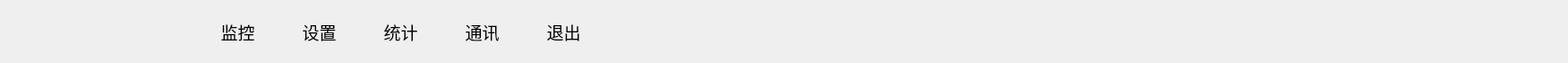
   <widget class="QWidget" name="widgetTitle" native="true">
    <property name="geometry">
     <rect>
      <x>0</x>
      <y>0</y>
      <width>1751</width>
      <height>70</height>
     </rect>
    </property>
    <property name="sizePolicy">
     <sizepolicy hsizetype="Minimum" vsizetype="Minimum">
      <horstretch>0</horstretch>
      <verstretch>0</verstretch>
     </sizepolicy>
    </property>
    <property name="minimumSize">
     <size>
      <width>0</width>
      <height>70</height>
     </size>
    </property>
    <layout class="QGridLayout" name="gridLayout_2">
     <property name="leftMargin">
      <number>0</number>
     </property>
     <property name="topMargin">
      <number>0</number>
     </property>
     <property name="rightMargin">
      <number>0</number>
     </property>
     <property name="bottomMargin">
      <number>0</number>
     </property>
     <property name="spacing">
      <number>0</number>
     </property>
     <item row="0" column="1">
      <widget class="QWidget" name="widgetTop" native="true">
       <property name="sizePolicy">
        <sizepolicy hsizetype="Minimum" vsizetype="Expanding">
         <horstretch>0</horstretch>
         <verstretch>0</verstretch>
        </sizepolicy>
       </property>
       <property name="minimumSize">
        <size>
         <width>455</width>
         <height>71</height>
        </size>
       </property>
       <layout class="QGridLayout" name="gridLayout_31">
        <property name="leftMargin">
         <number>0</number>
        </property>
        <property name="topMargin">
         <number>0</number>
        </property>
        <property name="rightMargin">
         <number>0</number>
        </property>
        <property name="bottomMargin">
         <number>0</number>
        </property>
        <property name="spacing">
         <number>0</number>
        </property>
        <item row="0" column="4">
         <widget class="QToolButton" name="actSetting">
          <property name="sizePolicy">
           <sizepolicy hsizetype="Minimum" vsizetype="Expanding">
            <horstretch>0</horstretch>
            <verstretch>0</verstretch>
           </sizepolicy>
          </property>
          <property name="minimumSize">
           <size>
            <width>90</width>
            <height>70</height>
           </size>
          </property>
          <property name="font">
           <font>
            <pointsize>14</pointsize>
           </font>
          </property>
          <property name="text">
           <string>通讯</string>
          </property>
          <property name="icon">
           <iconset resource="Qss/Qss.qrc">
            <normaloff>:/image/main_main.png</normaloff>:/image/main_main.png</iconset>
          </property>
          <property name="toolButtonStyle">
           <enum>Qt::ToolButtonTextUnderIcon</enum>
          </property>
          <property name="autoRaise">
           <bool>true</bool>
          </property>
         </widget>
        </item>
        <item row="0" column="2">
         <widget class="QToolButton" name="btn_Config">
          <property name="sizePolicy">
           <sizepolicy hsizetype="Minimum" vsizetype="Expanding">
            <horstretch>0</horstretch>
            <verstretch>0</verstretch>
           </sizepolicy>
          </property>
          <property name="minimumSize">
           <size>
            <width>90</width>
            <height>50</height>
           </size>
          </property>
          <property name="font">
           <font>
            <pointsize>14</pointsize>
           </font>
          </property>
          <property name="text">
           <string>设置</string>
          </property>
          <property name="icon">
           <iconset resource="Qss/Qss.qrc">
            <normaloff>:/image/main_config.png</normaloff>:/image/main_config.png</iconset>
          </property>
          <property name="toolButtonStyle">
           <enum>Qt::ToolButtonTextUnderIcon</enum>
          </property>
          <property name="autoRaise">
           <bool>true</bool>
          </property>
         </widget>
        </item>
        <item row="0" column="6">
         <widget class="QToolButton" name="actExit">
          <property name="sizePolicy">
           <sizepolicy hsizetype="Minimum" vsizetype="Expanding">
            <horstretch>0</horstretch>
            <verstretch>0</verstretch>
           </sizepolicy>
          </property>
          <property name="minimumSize">
           <size>
            <width>90</width>
            <height>70</height>
           </size>
          </property>
          <property name="font">
           <font>
            <pointsize>14</pointsize>
           </font>
          </property>
          <property name="text">
           <string>退出</string>
          </property>
          <property name="icon">
           <iconset resource="Qss/Qss.qrc">
            <normaloff>:/image/main_exit.png</normaloff>:/image/main_exit.png</iconset>
          </property>
          <property name="toolButtonStyle">
           <enum>Qt::ToolButtonTextUnderIcon</enum>
          </property>
          <property name="autoRaise">
           <bool>true</bool>
          </property>
         </widget>
        </item>
        <item row="0" column="3">
         <widget class="QToolButton" name="toolButton">
          <property name="sizePolicy">
           <sizepolicy hsizetype="Minimum" vsizetype="Expanding">
            <horstretch>0</horstretch>
            <verstretch>0</verstretch>
           </sizepolicy>
          </property>
          <property name="minimumSize">
           <size>
            <width>90</width>
            <height>70</height>
           </size>
          </property>
          <property name="font">
           <font>
            <pointsize>14</pointsize>
           </font>
          </property>
          <property name="text">
           <string>统计</string>
          </property>
          <property name="icon">
           <iconset resource="Qss/Qss.qrc">
            <normaloff>:/image/main_help.png</normaloff>:/image/main_help.png</iconset>
          </property>
          <property name="toolButtonStyle">
           <enum>Qt::ToolButtonTextUnderIcon</enum>
          </property>
          <property name="autoRaise">
           <bool>true</bool>
          </property>
         </widget>
        </item>
        <item row="0" column="1">
         <widget class="QToolButton" name="btn_Main">
          <property name="sizePolicy">
           <sizepolicy hsizetype="Minimum" vsizetype="Expanding">
            <horstretch>0</horstretch>
            <verstretch>0</verstretch>
           </sizepolicy>
          </property>
          <property name="minimumSize">
           <size>
            <width>90</width>
            <height>50</height>
           </size>
          </property>
          <property name="font">
           <font>
            <pointsize>14</pointsize>
           </font>
          </property>
          <property name="text">
           <string>监控</string>
          </property>
          <property name="icon">
           <iconset resource="Qss/Qss.qrc">
            <normaloff>:/image/main_company.png</normaloff>:/image/main_company.png</iconset>
          </property>
          <property name="toolButtonStyle">
           <enum>Qt::ToolButtonTextUnderIcon</enum>
          </property>
          <property name="autoRaise">
           <bool>true</bool>
          </property>
         </widget>
        </item>
       </layout>
      </widget>
     </item>
     <item row="0" column="5">
      <spacer name="horizontalSpacer">
       <property name="orientation">
        <enum>Qt::Horizontal</enum>
       </property>
       <property name="sizeHint" stdset="0">
        <size>
         <width>800</width>
         <height>20</height>
        </size>
       </property>
      </spacer>
     </item>
     <item row="0" column="2">
      <spacer name="horizontalSpacer_7">
       <property name="orientation">
        <enum>Qt::Horizontal</enum>
       </property>
       <property name="sizeHint" stdset="0">
        <size>
         <width>1057</width>
         <height>20</height>
        </size>
       </property>
      </spacer>
     </item>
     <item row="0" column="0">
      <widget class="QLabel" name="label_10">
       <property name="sizePolicy">
        <sizepolicy hsizetype="Minimum" vsizetype="Minimum">
         <horstretch>0</horstretch>
         <verstretch>0</verstretch>
        </sizepolicy>
       </property>
       <property name="minimumSize">
        <size>
         <width>220</width>
         <height>70</height>
        </size>
       </property>
       <property name="text">
        <string/>
       </property>
       <property name="pixmap">
        <pixmap resource="Qss/Qss.qrc">:/image/logo4.png</pixmap>
       </property>
       <property name="scaledContents">
        <bool>true</bool>
       </property>
      </widget>
     </item>
     <item row="0" column="4">
      <widget class="QLabel" name="label_Hint">
       <property name="sizePolicy">
        <sizepolicy hsizetype="Minimum" vsizetype="Minimum">
         <horstretch>0</horstretch>
         <verstretch>0</verstretch>
        </sizepolicy>
       </property>
       <property name="minimumSize">
        <size>
         <width>237</width>
         <height>70</height>
        </size>
       </property>
       <property name="font">
        <font>
         <pointsize>15</pointsize>
         <weight>75</weight>
         <bold>true</bold>
        </font>
       </property>
       <property name="text">
        <string/>
       </property>
      </widget>
     </item>
    </layout>
   </widget>
